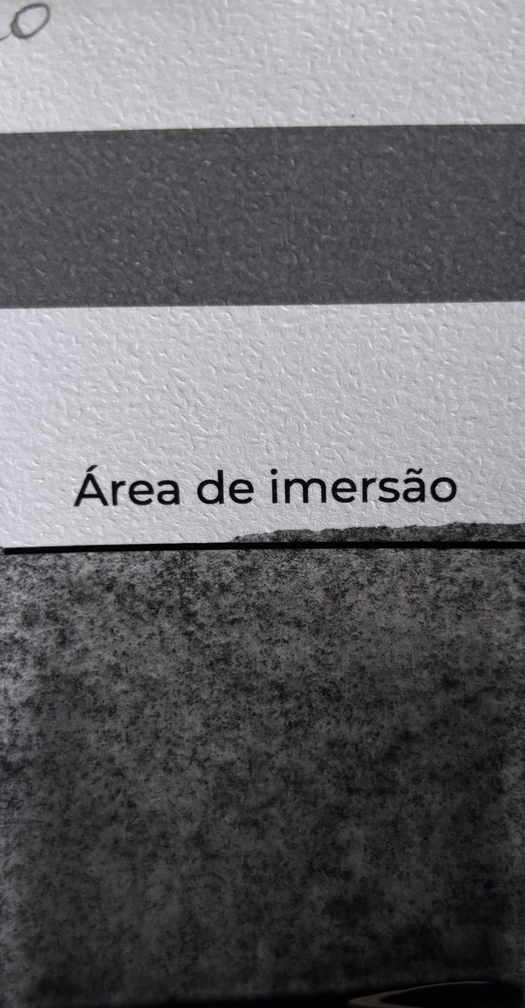
#> input picture images/1_10/IMG_0498.png, 525 x 1008 px, shrunk from 1854 x 3564 before the run
$ python compare_accuracy.py
#> lines starting #> are read from the running program, lines starting #| are printed output that depends on the picture; after the words box and inside, x2 and y2 are one past the last pixel; in counts of white or black regions, pixels touching at a corner belong together
### image_analyzer.py
import cv2
import numpy as np
from pathlib import Path
from typing import Tuple, Dict, List
import json

class MixtureAnalyzer:
    """Analisa proporção de mistura grafite:água baseado em imagens"""

    def __init__(self, reference_dir: str = "images"):
        self.reference_dir = Path(reference_dir)
        self.target_gray = (119, 119, 119)  # #777777 em RGB
        self.reference_features = {}
        self.load_references()

    def correct_color_by_template(self, image: np.ndarray, template_region: Tuple[int, int, int, int]) -> np.ndarray:
        """
        Corrige a iluminação da imagem baseado no gabarito #777777

        Args:
            image: Imagem BGR do OpenCV
            template_region: (x, y, width, height) do gabarito na imagem

        Returns:
            Imagem corrigida
        """
        x, y, w, h = template_region
        template_patch = image[y:y+h, x:x+w]

        # Calcula cor média do gabarito na foto
        mean_color = cv2.mean(template_patch)[:3]  # BGR

        # Converte #777777 para BGR
        target_bgr = (self.target_gray[2], self.target_gray[1], self.target_gray[0])

        # Calcula fator de correção para cada canal
        correction_factors = np.array([
            target_bgr[0] / (mean_color[0] + 1e-6),
            target_bgr[1] / (mean_color[1] + 1e-6),
            target_bgr[2] / (mean_color[2] + 1e-6)
        ])

        # Aplica correção
        corrected = image.astype(np.float32)
        corrected[:, :, 0] *= correction_factors[0]
        corrected[:, :, 1] *= correction_factors[1]
        corrected[:, :, 2] *= correction_factors[2]

        # Limita valores entre 0-255
        corrected = np.clip(corrected, 0, 255).astype(np.uint8)

        return corrected

    def detect_template_region(self, image: np.ndarray) -> Tuple[int, int, int, int]:
        """
        Detecta automaticamente a região do gabarito cinza na parte superior
        Busca especificamente o retângulo cinza #777777, não áreas brancas

        Returns:
            (x, y, width, height) do gabarito detectado
        """
        height, width = image.shape[:2]
        search_region = image[0:int(height * 0.25), :]

        # Converte para grayscale
        gray = cv2.cvtColor(search_region, cv2.COLOR_BGR2GRAY)

        # Detecta especificamente tons de cinza médio (#777777 = 119)
        # Range: 80-160 (exclui branco >200 e preto <50)
        lower_gray = 80
        upper_gray = 160
        mask = cv2.inRange(gray, lower_gray, upper_gray)

        # Remove ruído
        kernel = cv2.getStructuringElement(cv2.MORPH_RECT, (5, 5))
        mask = cv2.morphologyEx(mask, cv2.MORPH_CLOSE, kernel)
        mask = cv2.morphologyEx(mask, cv2.MORPH_OPEN, kernel)

        # Encontra contornos
        contours, _ = cv2.findContours(mask, cv2.RETR_EXTERNAL, cv2.CHAIN_APPROX_SIMPLE)

        if contours:
            # Filtra contornos válidos (retangulares e grandes)
            valid_contours = []
            for contour in contours:
                area = cv2.contourArea(contour)
                if area < width * 20:  # Muito pequeno
                    continue

                x, y, w, h = cv2.boundingRect(contour)

                # Valida proporções (retângulo horizontal)
                aspect_ratio = w / (h + 1)
                if aspect_ratio < 2:  # Não é retângulo largo
                    continue

                # Valida tamanho mínimo
                if w < width * 0.3:  # Largura mínima 30% da imagem
                    continue

                # Valida cor média da região (deve ser cinza, não branco)
                region = search_region[y:y+h, x:x+w]
                mean_val = np.mean(region)
                if mean_val > 180 or mean_val < 70:  # Muito claro ou escuro
                    continue

                valid_contours.append((contour, area, x, y, w, h))

            if valid_contours:
                # Pega o maior contorno válido
                _, _, x, y, w, h = max(valid_contours, key=lambda c: c[1])
                return (x, y, w, h)

        # Fallback: assume gabarito no topo centralizado
        return (int(width * 0.05), 10, int(width * 0.9), 50)

    def extract_features(self, image: np.ndarray, template_region: Tuple[int, int, int, int]) -> Dict:
        """
        Extrai características da imagem para comparação
        """
        # Corrige iluminação
        corrected = self.correct_color_by_template(image, template_region)

        # Região de interesse (abaixo do gabarito)
        _, ty, _, th = template_region
        roi = corrected[ty + th + 10:, :]  # ROI começa após o gabarito

        # Calcula histograma de cores
        hist_b = cv2.calcHist([roi], [0], None, [32], [0, 256])
        hist_g = cv2.calcHist([roi], [1], None, [32], [0, 256])
        hist_r = cv2.calcHist([roi], [2], None, [32], [0, 256])

        # Normaliza histogramas
        hist_b = hist_b.flatten() / (hist_b.sum() + 1e-6)
        hist_g = hist_g.flatten() / (hist_g.sum() + 1e-6)
        hist_r = hist_r.flatten() / (hist_r.sum() + 1e-6)

        # Calcula estatísticas de cor
        mean_color = cv2.mean(roi)[:3]
        std_color = np.std(roi, axis=(0, 1))

        # Converte para LAB para análise de luminosidade
        lab = cv2.cvtColor(roi, cv2.COLOR_BGR2LAB)
        mean_lab = cv2.mean(lab)[:3]

        return {
            'hist_b': hist_b,
            'hist_g': hist_g,
            'hist_r': hist_r,
            'mean_bgr': mean_color,
            'std_bgr': std_color,
            'mean_lab': mean_lab
        }

    def load_references(self):
        """Carrega e processa todas as imagens de referência"""
        print("Carregando imagens de referência...")

        for ratio_dir in sorted(self.reference_dir.glob("1_*")):
            if not ratio_dir.is_dir():
                continue

            ratio = ratio_dir.name  # ex: "1_5"
            features_list = []

            for img_path in sorted(ratio_dir.glob("*.png")):
                try:
                    img = cv2.imread(str(img_path))
                    if img is None:
                        continue

                    template_region = self.detect_template_region(img)
                    features = self.extract_features(img, template_region)
                    features_list.append(features)
                except Exception as e:
                    print(f"Erro ao processar {img_path}: {e}")

            if features_list:
                self.reference_features[ratio] = features_list
                print(f"  ✓ {ratio}: {len(features_list)} imagens")

        print(f"\nTotal: {len(self.reference_features)} proporções carregadas\n")

    def compare_features(self, features1: Dict, features2: Dict) -> float:
        """
        Compara duas features e retorna similaridade (0-1, maior é mais similar)
        """
        # Compara histogramas usando correlação
        hist_sim_b = cv2.compareHist(features1['hist_b'], features2['hist_b'], cv2.HISTCMP_CORREL)
        hist_sim_g = cv2.compareHist(features1['hist_g'], features2['hist_g'], cv2.HISTCMP_CORREL)
        hist_sim_r = cv2.compareHist(features1['hist_r'], features2['hist_r'], cv2.HISTCMP_CORREL)

        hist_similarity = (hist_sim_b + hist_sim_g + hist_sim_r) / 3

        # Compara cores médias (normalizado)
        color_diff = np.abs(np.array(features1['mean_bgr']) - np.array(features2['mean_bgr']))
        color_similarity = 1 - (np.mean(color_diff) / 255)

        # Compara luminosidade LAB
        lab_diff = np.abs(features1['mean_lab'][0] - features2['mean_lab'][0])
        lab_similarity = 1 - (lab_diff / 255)

        # Média ponderada
        total_similarity = (
            hist_similarity * 0.5 +
            color_similarity * 0.3 +
            lab_similarity * 0.2
        )

        return max(0, min(1, total_similarity))

    def analyze(self, image_path: str, auto_detect_template: bool = True) -> Dict:
        """
        Analisa uma imagem e retorna a proporção estimada com confiabilidade

        Args:
            image_path: Caminho da imagem a analisar
            auto_detect_template: Se True, detecta automaticamente o gabarito

        Returns:
            {
                'ratio': '1_5',
                'confidence': 0.85,
                'ratio_formatted': '1:5',
                'all_matches': [('1_5', 0.85), ('1_6', 0.72), ...]
            }
        """
        # Carrega imagem
        img = cv2.imread(image_path)
        if img is None:
            raise ValueError(f"Não foi possível carregar a imagem: {image_path}")

        # Detecta ou usa região do gabarito
        if auto_detect_template:
            template_region = self.detect_template_region(img)
        else:
            # Fallback manual
            height, width = img.shape[:2]
            template_region = (int(width * 0.2), 10, int(width * 0.6), 50)

        # Extrai features da imagem de teste
        test_features = self.extract_features(img, template_region)

        # Compara com todas as referências
        similarities = {}

        for ratio, features_list in self.reference_features.items():
            # Calcula similaridade média com todas as imagens daquela proporção
            sims = [self.compare_features(test_features, ref_feat)
                   for ref_feat in features_list]
            similarities[ratio] = np.mean(sims)

        # Ordena por similaridade
        sorted_matches = sorted(similarities.items(), key=lambda x: x[1], reverse=True)

        # Melhor match
        best_ratio, best_confidence = sorted_matches[0]

        # Formata proporção (1_5 -> 1:5)
        ratio_formatted = best_ratio.replace('_', ':')

        return {
            'ratio': best_ratio,
            'confidence': float(best_confidence),
            'ratio_formatted': ratio_formatted,
            'all_matches': [(r, float(s)) for r, s in sorted_matches[:3]],
            'template_region': template_region
        }


# [15 lines left out: function main, not called in this run]


# [2 lines that do not run on import are left out]

### test_categories.py
import cv2
import numpy as np
from pathlib import Path
from typing import Tuple, Dict, List
from image_analyzer import MixtureAnalyzer

class ImprovedMixtureAnalyzer(MixtureAnalyzer):
    """
    Versão melhorada que agrupa proporções similares em categorias práticas
    """

    def __init__(self, reference_dir: str = "images"):
        super().__init__(reference_dir)
#> in load_references, img is the input picture: shape (1008, 525, 3); mean B, G, R 107.1, 103.4, 104.7
#> in detect_template_region, `search_region = image[0:int(height * 0.25), :]`:
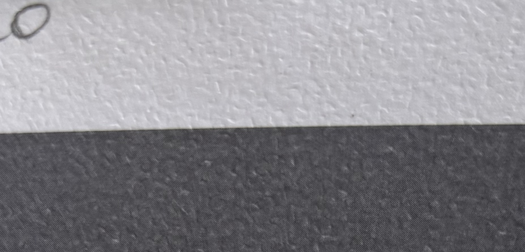
#> search_region: shape (252, 525, 3); mean B, G, R 140.4, 135.4, 136.5
#> in detect_template_region, `mask = cv2.inRange(gray, lower_gray, upper_gray)`:
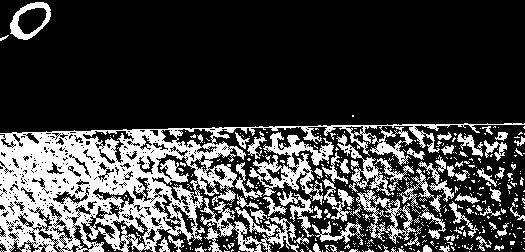
#> mask: shape (252, 525); 25.2% white; 461 white regions (396 under 20 px), largest, box (x1, y1, x2, y2) and area: (0, 123, 525, 252) 19490, (249, 132, 334, 205) 2093, (200, 198, 299, 252) 1804
#> in detect_template_region, `mask = cv2.morphologyEx(mask, cv2.MORPH_OPEN, kernel)`:
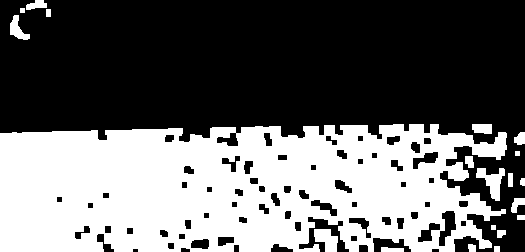
#> mask: shape (252, 525); 40.9% white; 20 white regions
#> in detect_template_region, `contours, _ = cv2.findContours(mask, cv2.RETR_EXTERNAL, cv2.CHAIN_APPR..`: contours = 20 contours, 3 with area under 20; largest, box (x1, y1, x2, y2) and area: (0, 124, 507, 252) 54885, (476, 168, 505, 201) 389, (314, 229, 338, 252) 335, (10, 15, 30, 40) 209, (472, 124, 492, 134) 154
#> the loop in detect_template_region, `for contour in contours:` made 20 passes
#> area on passes 1, 3, 4, 5, 8, 9, 11, 12: 72.5, 44, 46, 335, 104, 25, 389, 71
#> after the loop in detect_template_region, `for contour in contours:`:
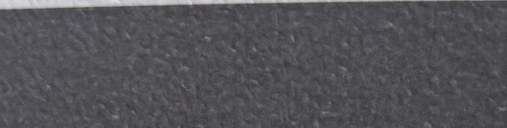
#> region: shape (128, 507, 3); mean B, G, R 87.4, 82.5, 83.5
#> after the loop in detect_template_region, `for contour in contours:`: valid_contours = 1 item
#> in load_references, `template_region = self.detect_template_region(img)`: template_region = (0, 124, 507, 128)
#> in correct_color_by_template, `x, y, w, h = template_region`: x = 0; y = 124; w = 507; h = 128
#> in correct_color_by_template, `mean_color = cv2.mean(template_patch)[:3]`: mean_color = (87.37, 82.5, 83.5)
#> in correct_color_by_template, `correction_factors = np.array([ target_bgr[0] / (mean_color[0] + 1e-6)..`: correction_factors = [1.36, 1.44, 1.43]
#> in correct_color_by_template, `corrected[:, :, 1] *= correction_factors[1]`:
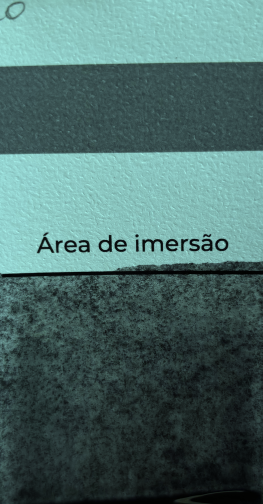
#> corrected: shape (1008, 525, 3) float32 (shown at 1/2 size); mean B, G, R 145.9, 149.1, 104.7; drawn with min black and max white
#> in correct_color_by_template, `corrected = np.clip(corrected, 0, 255).astype(np.uint8)`:
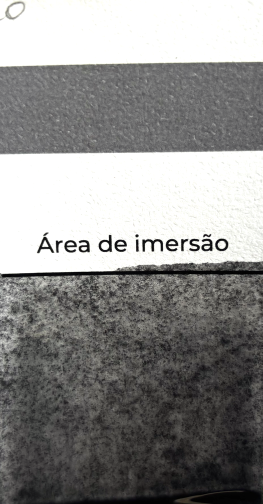
#> corrected: shape (1008, 525, 3) (shown at 1/2 size); mean B, G, R 141.1, 142.1, 142.6
#> in extract_features, `_, ty, _, th = template_region`: ty = 124; th = 128
#> in extract_features, `roi = corrected[ty + th + 10:, :]`:
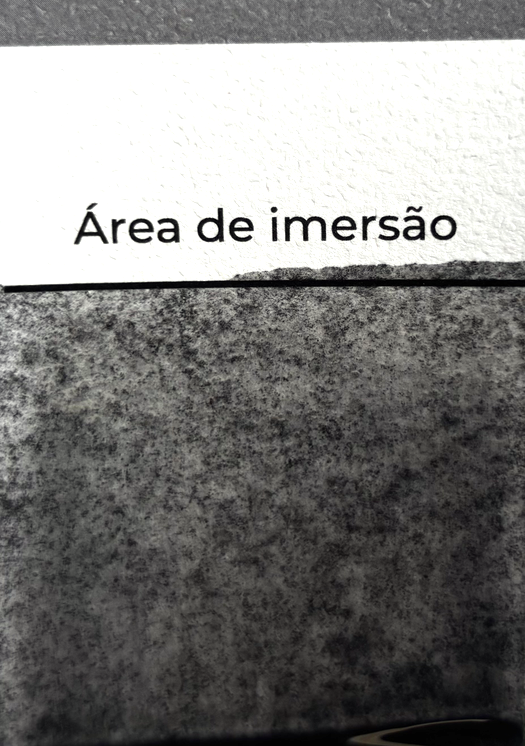
#> roi: shape (746, 525, 3); mean B, G, R 126.8, 128.1, 128.8
#> in extract_features, `hist_b = cv2.calcHist([roi], [0], None, [32], [0, 256])`: hist_b = 32 values, max 94987 at index 31, min 396 at index 25, mean 12239.1
#> in extract_features, `hist_g = cv2.calcHist([roi], [1], None, [32], [0, 256])`: hist_g = 32 values, max 106089 at index 31, min 342 at index 26, mean 12239.1
#> (the rest of the program and of its run is left out)
